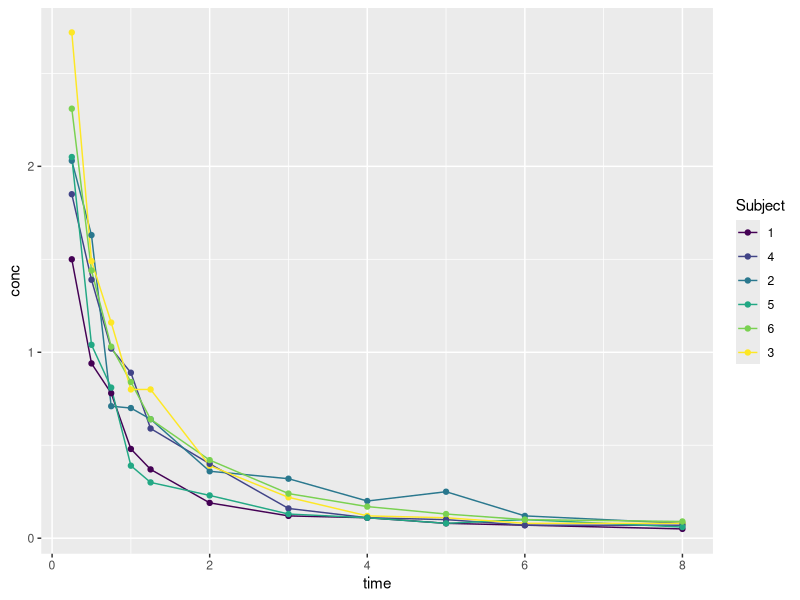
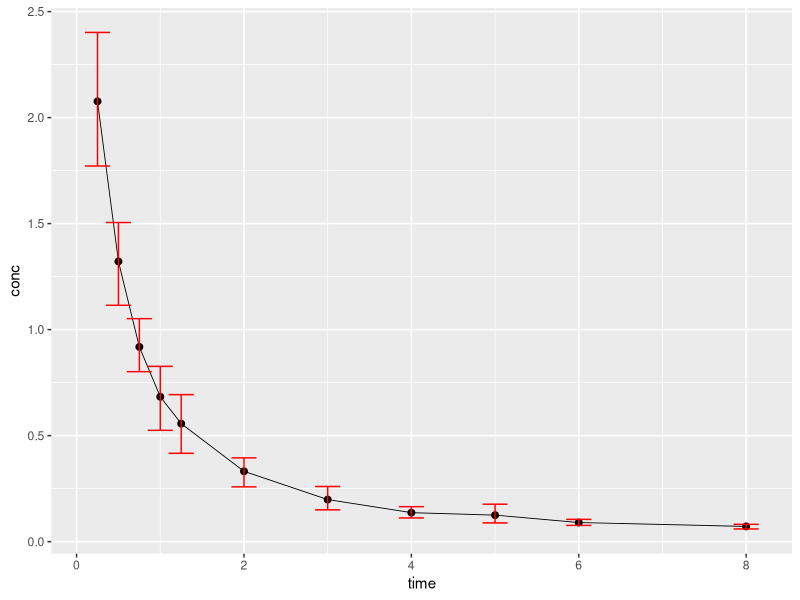
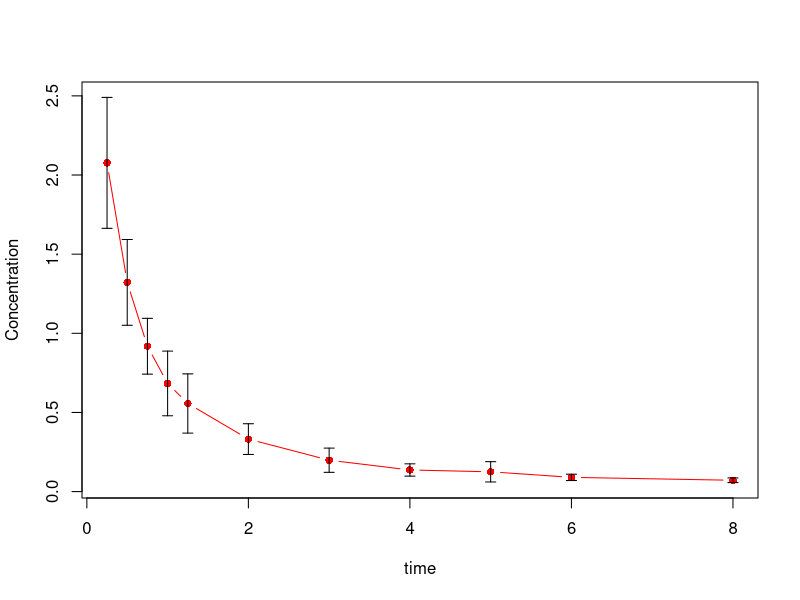

Source code (R) for these figures, in order:
## ---- chunk 1
#knitr::opts_chunk$set(fig.path='{{ site.url }}/images/errorbar-')
## ---- chunk 2
library(ggplot2)
head(Indometh)
ggplot(Indometh, aes(x=time, y=conc, col = Subject)) + 
  geom_line() +
  geom_point()
## ---- chunk 3
ggplot(Indometh, aes(x=time, y=conc)) + 
  stat_summary(fun.y=mean, geom=c("line"), size=0.3) +
  stat_summary(fun.y=mean, geom=c("point"), size=2) +
  stat_summary(fun.data = "mean_cl_boot", geom = "errorbar", col = "red", width = 0.3)
## ---- chunk 4
library(dplyr)

# Data Prep for Mean and SD
Indometh2 <- Indometh %>% 
  group_by(time) %>% 
  summarise(Concentration = mean(conc), StandardDev = sd(conc))
Indometh2

# Drawing
with(Indometh2,
     Hmisc::errbar(x = time,
                   y = Concentration,
                   yplus = Concentration+StandardDev,
                   yminus = Concentration-StandardDev,
                   col ="red", type = "b"))
